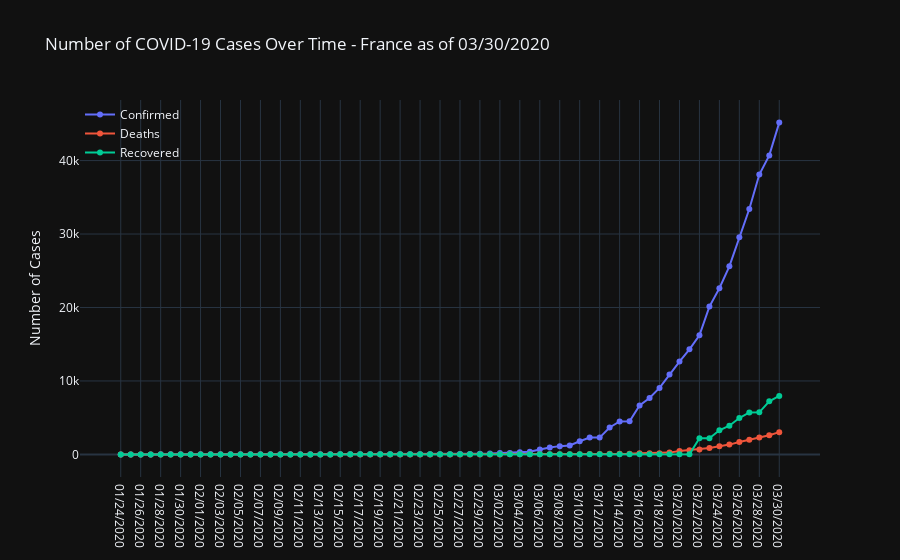

The notebook cell this image was saved under:
### Code cell
plot_line_chart(confirmed, deaths, recovered,'France').show()
